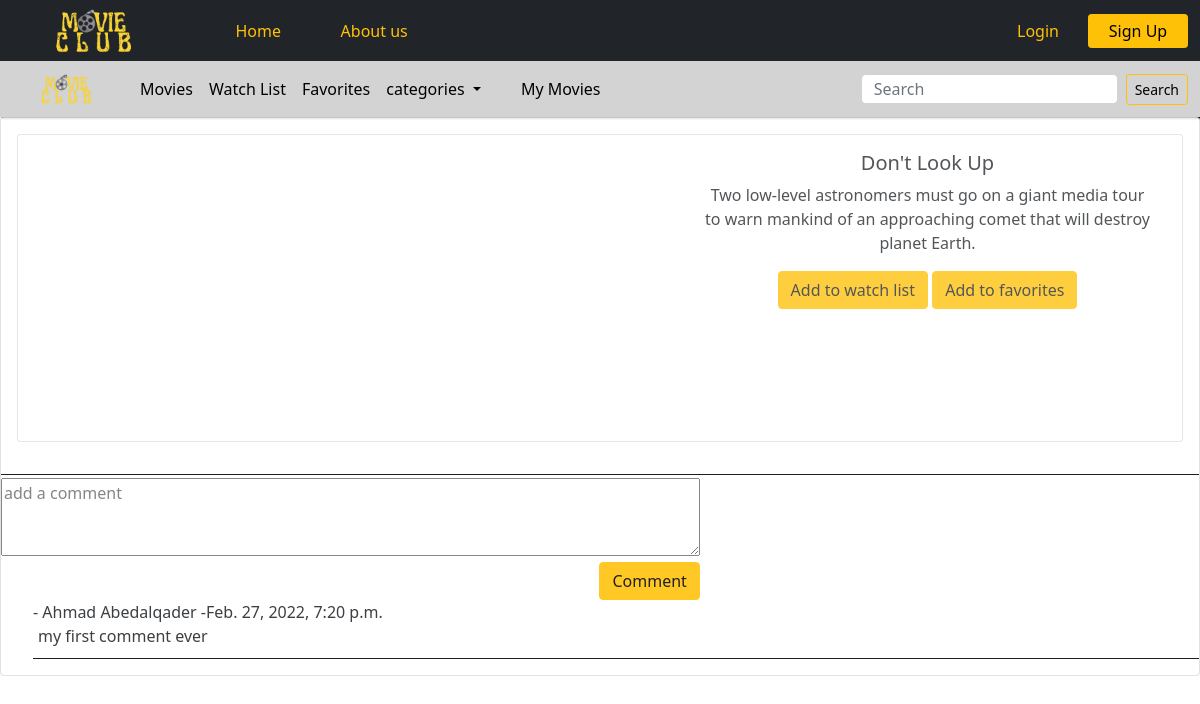
Screenshot of /movie/7 with the database file from the repository.
### movie_app/models.py (models this page shows, shortened)
class Movie(models.Model):
    title = models.CharField(max_length=255)
    release_date = models.DateField(null = True)
    desc = models.TextField()
    trailer_url = models.URLField(max_length=300)
    added_by = models.ForeignKey(User, related_name="added_movies", on_delete = models.CASCADE)
    liked_by = models.ManyToManyField(User, related_name="favorites")
    to_watch_by = models.ManyToManyField(User, related_name="movies_to_watch")
    categories = models.ManyToManyField(Category, related_name="movies")
    uplode_image = models.ImageField(null = True , blank = True , upload_to='images/')
    created_at = models.DateTimeField(auto_now_add=True)
    updated_at = models.DateTimeField(auto_now=True)
    likes = models.IntegerField(default=0)
    objects = MovieManager()

class Comment(models.Model):
    comment = models.TextField()
    movie = models.ForeignKey(Movie, related_name="comments", on_delete = models.CASCADE)
    user = models.ForeignKey(User, related_name="comments", on_delete = models.CASCADE)
    created_at = models.DateTimeField(auto_now_add=True)
    updated_at = models.DateTimeField(auto_now=True)

### login_app/models.py (models this page shows)
class User(models.Model):
    first_name = models.CharField(max_length=45)
    last_name = models.CharField(max_length=45)
    email = models.CharField(max_length=255)
    password = models.CharField(max_length=100)
    created_at = models.DateTimeField(auto_now_add=True)
    updated_at = models.DateTimeField(auto_now=True)
    objects = UserManager()

### movie_app/views.py (the view)
# urls.py: path('movie/<movie_id>', views.movie),
def movie(request,movie_id):
    if "term" in request.GET:
        sr = Movie.objects.filter(title__contains = request.GET.get('term'))
        titles = []
        for movie in sr:
            titles.append(movie.title)
        return JsonResponse(titles, safe=False)
    this_movie = Movie.objects.get(id=movie_id)
    x= this_movie.rates.all()
    sum = 0
    avg = 0
    for i in x:
        sum=sum+i.rate
    if len(x) == 0 :
        avg == 'no ranks yet'
    else :
        avg = sum / len(x)
    if 'userid' in request.session:
        context = {
            'avg' : avg,
            'this_movie' : this_movie,
            'this_user' : User.objects.get(id=request.session['userid']),
            'comments' : this_movie.comments.all()
        }
        return render(request,"movie.html",context)
    else:
        context = {
            'avg' : avg,
            'this_movie' : this_movie,
            'comments' : this_movie.comments.all()
        }
        return render(request,"movie.html",context)

### movie_app/templates/movie.html (shortened to what this page needs)
<!doctype html>
<html lang="en">
<head>
    <link href="https://cdn.jsdelivr.net/npm/bootstrap@5.0.2/dist/css/bootstrap.min.css" rel="stylesheet"
>
    {% load static %}
    <link rel="stylesheet" href="https://cdnjs.cloudflare.com/ajax/libs/font-awesome/4.7.0/css/font-awesome.min.css">
    <link rel="stylesheet" href="{% static 'css/movie.css' %}">
    <link rel="stylesheet" href="//code.jquery.com/ui/1.13.1/themes/base/jquery-ui.css">
</head>
<body>
    <header>
        <nav class="navbar navbar-expand-lg navbar-dark bg-dark">
            <div class="container-fluid">
                <img src='../static/img/project_logo1.png' height="45" alt="movie_logo">
                <div class="collapse navbar-collapse" id="navbarSupportedContent">
                    <ul class="navbar-nav me-auto mb-2 mb-lg-0">
                        <li class="nav-item">
                            <a href="/" class="btn outline-dark btn-sm ms-3" style="color: #ffc107; font-size:16px;">Home</a>
                        </li>
                        <li class="nav-item">
                            <a href="/about_us" class="btn outline-dark btn-sm ms-3" style="color: #ffc107; font-size:16px;">About us</a>
                        </li>
                    </ul>
                    {% if 'from' in request.session %}
                    <div class="nav-item">
                        <a href="/adding_form" class="btn outline-warning btn-sm ms-3"
                        style="color: #ffc107; font-size:16px;">Add Movie</a>
                    </div>
                    <div class="nav-item">
                        <a href="#" class="btn outline-warning btn-sm ms-3" style="color: #ffc107; font-size:16px;">{{this_user.first_name}}</a>
                    </div>
                    <div class="nav-item">
                        <a href="/logout" class="btn outline-warning btn-sm ms-3"
                        style="color: #ffc107; font-size:16px;">Log out</a>
                    </div>
                    {% else %}
                    <div class="nav-item">
                        <a href="/login_form" class="btn outline-warning btn-sm ms-3"
                        style="color: #ffc107; font-size:16px;">Login</a>
                    </div>
                    <div class="nav-item">
                        <a href="/login_form" class="btn btn-warning btn-sm" style="font-size:16px;">Sign Up</a>
                    </div>
                    {% endif %}
                </div>
            </div>
    </header>
    <nav class="navbar navbar-expand-lg navbar-light" style="background-color: lightgray; box-shadow:2px 2px 2px black;">
        <div class="container-fluid">
            <img src='../static/img/project_logo1.png' height="30" alt="movie_logo">
            <div class="collapse navbar-collapse" id="navbarSupportedContent">
                {% if 'from' in request.session %}
                <ul class="navbar-nav me-auto mb-2 mb-lg-0">
                    <li class="nav-item">
                        <a class="nav-link" href="/" style="color: black; font-size:16px;">Movies</a>
                    </li>
                    <li class="nav-item">
                        <a class="nav-link" href="/watch_list" style="color: black; font-size:16px;">Watch List</a>
                    </li>
                    <li class="nav-item">
                        <a class="nav-link" href="/favorite" style="color: black; font-size:16px;">Favorites</a>
                    </li>
                    <li class="nav-item dropdown">
                        <a class="nav-link dropdown-toggle" href="#" role="button" data-bs-toggle="dropdown"
                            style="color: black;font-size:16px">
                            categories
                        </a>
                        <ul class="dropdown-menu" aria-labelledby="navbarDropdown">
                            <li><a class="dropdown-item" href="/category/action">Action</a></li>
                            <li><a class="dropdown-item" href="/category/drama">Drama</a></li>
                            <li><a class="dropdown-item" href="/category/comedy">Comedy</a></li>
                            <li><a class="dropdown-item" href="/category/romantic">Romantic</a></li>
                            <li><a class="dropdown-item" href="/category/thriller">Thriller</a></li>
                            <li><a class="dropdown-item" href="/category/fantasy">Fantasy</a></li>
                        </ul>
                    </li>
                    <li class="nav-item">
                        <a class="nav-link ms-4" href="/my_movies" style="color: black; font-size:16px;">My Movies</a>
                    </li>
                </ul>
                <form class="d-flex" action="/movies/search" method="post">
                    {% csrf_token %}
                    <input class="form-control mr-sm-2 mx-2" type="search" placeholder="Search" aria-label="Search"
                        name="search" id="movie_title" style="height: 30px;">
                    <button class="btn btn-outline-warning my-2 my-sm-0 btn-sm" type="submit"
                        style="color:black;">Search</button>
                </form>
                {% else %}
                <ul class="navbar-nav me-auto mb-2 mb-lg-0">
                <li class="nav-item">
                    <a class="nav-link" href="/" style="color: black; font-size:16px;">Movies</a>
                </li>
                <li class="nav-item">
                    <a class="nav-link" href="/login_form" style="color: black; font-size:16px;">Watch List</a>
                </li>
                <li class="nav-item">
                    <a class="nav-link" href="/login_form" style="color: black; font-size:16px;">Favorites</a>
                </li>
                <li class="nav-item dropdown">
                    <a class="nav-link dropdown-toggle" href="#" role="button" data-bs-toggle="dropdown"
                        style="color: black;font-size:16px">
                        categories
                    </a>
                </li>
                <li class="nav-item">
                    <a class="nav-link ms-4" href="/login_form" style="color: black; font-size:16px;">My Movies</a>
                </li>
            </ul>
            <form class="d-flex" action="/movies/search" method="post">
                <input class="form-control mr-sm-2 mx-2" type="search" placeholder="Search" aria-label="Search"
                    name="search" id="movie_title" style="height: 30px;">
                <button class="btn btn-outline-warning my-2 my-sm-0 btn-sm" type="submit"
                    style="color:black;">Search</button>
            </form>
            {% endif %}
            </div>
        </div>
    </nav>
        <div class="card" style="margin-top: 0px;">
            <div class="card-body ">
                <div class="card mb-3 " style=" max-height: 600px;">
                    <div class="row col-12">
                        <div class="col-7">
                            <iframe class="col-12" height="300" src="{{this_movie.trailer_url}}" title="YouTube video player" frameborder="0"
                            allow="accelerometer; autoplay; clipboard-write; encrypted-media; gyroscope; picture-in-picture" allowfullscreen></iframe>
                        </div>
                        <div class="card-body col-4 text-center">
                            <h5 class="card-title">{{this_movie.title}}</h5>
                            <p class="card-text">{{this_movie.desc}}</p>
                            {% if this_movie in this_user.movies_to_watch.all %}
                            <a href="/remove_from_watchlist/{{this_movie.id}}"><button type="submit" class="btn btn-warning">Remove form watch list</a></button>
                            {% else %}
                            <a href="/add_to_watchlist/{{this_movie.id}}"><button type="submit" class="btn btn-warning">Add to watch list</a></button>
                            {% endif %}
                            {% if this_movie in this_user.favorites.all %}
                            <a href="/remove_from_favorites/{{this_movie.id}}"><button type="submit" class="btn btn-warning">Remove form favorites</a></button>
                            {% else %}
                            <a href="/add_to_favorites/{{this_movie.id}}"><button type="submit" class="btn btn-warning">Add to favorites</a></button>
                            {% endif %}
                            </div>
                        </div>
                    </div>
                </div>
                <div class="comment" style="border-top: 1px solid black;">
                    <form  action="/comment/{{this_movie.id}}" method="post">
                        <textarea class="col-7" style="margin-top: 3px;" name="comment" id="" cols="30" rows="3" placeholder="add a comment"></textarea>
                        <div class="col-7"style="text-align: end;"><button type="submit" class="btn btn-warning ">Comment</button></div>
                    </form>
                    <ul style="list-style: none;">
                        {% for comment in comments %}
                        <div style="border-bottom: 1px solid black;"><li>- {{comment.user.first_name}} {{comment.user.last_name}} -{{comment.created_at}}</li>
                        <li style="padding-bottom: 10px;"><span style="padding: 5px; padding-left: 5px;">{{comment.comment}}</span></li></div>
                        {% endfor %}
                    </ul>
                </div>
            </div>
</body>
</html>

### movie_app/static/css/movie.css (style rules this page uses)
header { background-color: #212529; }
header a { width: 100px; font-size: 18px; }
a { color: #212529; text-decoration: none; }
nav a { text-decoration: none; }
.card { opacity: 0.88; }

### rows the page displays
Movie: title "Don't Look Up", desc "Two low-level astronomers must go on a giant media tour to warn mankind of an approaching comet that will destroy planet Earth."
Comment: user.first_name "Ahmad", user.last_name "Abedalqader", created_at "Feb. 27, 2022, 7:20 p.m.", comment "my first comment ever"
